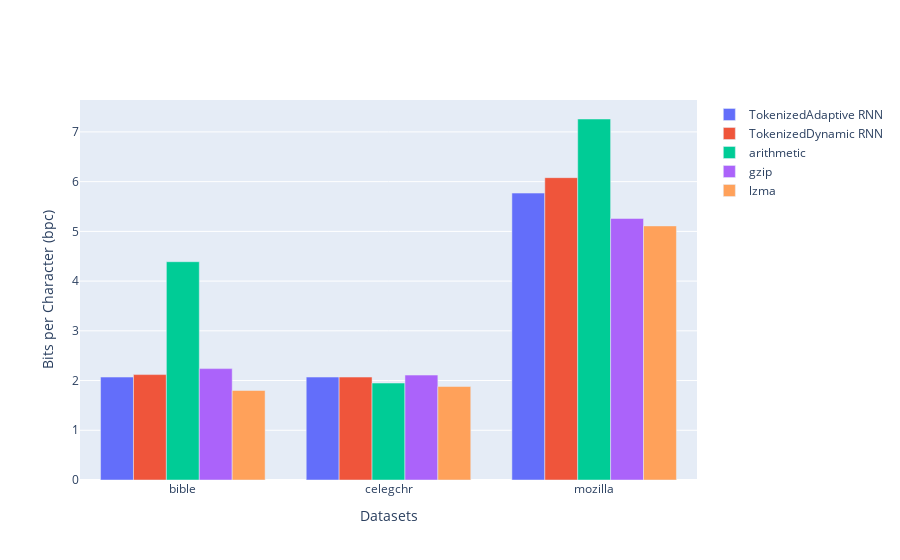

Notebook cell for this chart:
### Markdown cell above
## + Tokenized

### Code cell
import plotly.graph_objects as go

# Data extracted from the LaTeX table with tokenized RNN versions
methods = ["TokenizedAdaptive RNN", "TokenizedDynamic RNN", "arithmetic", "gzip", "lzma"]
datasets = ["bible", "celegchr", "mozilla"]
data = {
    "TokenizedAdaptive RNN": [2.07, 2.07, 5.77],
    "TokenizedDynamic RNN": [2.12, 2.07, 6.08],
    "arithmetic": [4.39, 1.95, 7.26],
    "gzip": [2.24, 2.11, 5.26],
    "zlib": [2.27, 2.19, 5.26],
    "lzma": [1.8, 1.88, 5.11]
}

fig = go.Figure()

# Add traces for each method
for i, method in enumerate(methods):
    fig.add_trace(go.Bar(
        x=datasets,
        y=data[method],
        name=method
    ))

# Update layout
fig.update_layout(
    xaxis_title='Datasets',
    yaxis_title='Bits per Character (bpc)',
    barmode='group'
)

fig.show()

### Figure 1 — Plotly figure (JSON) as saved in the notebook; plotly's stock layout.template omitted (floating-point values rounded to 4 significant figures)
{"data": [{"name": "TokenizedAdaptive RNN", "type": "bar", "x": ["bible", "celegchr", "mozilla"], "y": [2.07, 2.07, 5.77]}, {"name": "TokenizedDynamic RNN", "type": "bar", "x": ["bible", "celegchr", "mozilla"], "y": [2.12, 2.07, 6.08]}, {"name": "arithmetic", "type": "bar", "x": ["bible", "celegchr", "mozilla"], "y": [4.39, 1.95, 7.26]}, {"name": "gzip", "type": "bar", "x": ["bible", "celegchr", "mozilla"], "y": [2.24, 2.11, 5.26]}, {"name": "lzma", "type": "bar", "x": ["bible", "celegchr", "mozilla"], "y": [1.8, 1.88, 5.11]}], "layout": {"barmode": "group", "xaxis": {"title": {"text": "Datasets"}}, "yaxis": {"title": {"text": "Bits per Character (bpc)"}}}}
